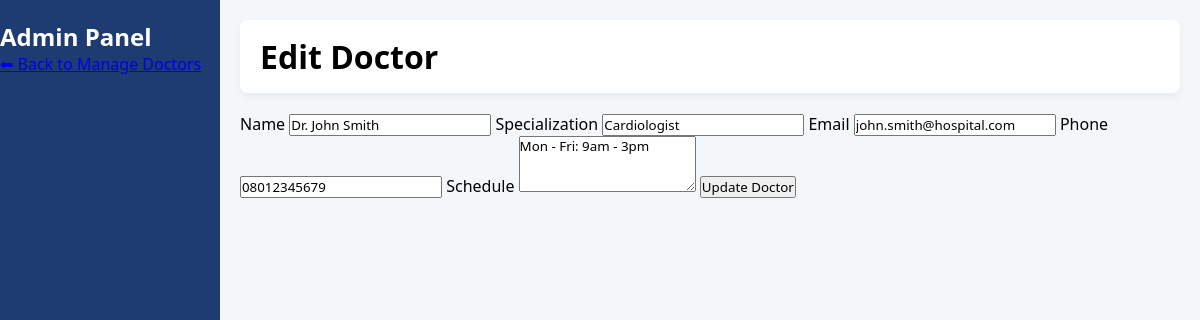
The app's page /dashboard/edit_doctor.php?id=1 (signed in) with its own data.
### tables this page shows
CREATE TABLE `doctors` (
  `id` int(11) NOT NULL,
  `name` varchar(100) NOT NULL,
  `specialization` varchar(100) NOT NULL,
  `email` varchar(100) NOT NULL,
  `phone` varchar(20) NOT NULL,
  `schedule` text DEFAULT NULL,
  `created_at` timestamp NOT NULL DEFAULT current_timestamp()
);

### dashboard/edit_doctor.php (the view, shortened to what this page needs)
<?php
include '../includes/db.php';
$id = intval($_GET['id']);
$doctor = $conn->query("SELECT * FROM doctors WHERE id=$id")->fetch_assoc();
?>
<!DOCTYPE html>
<html lang="en">
<head>
    <link rel="stylesheet" href="../assets/css/dashboard.css">
</head>
<body>
    <div class="dashboard-container">
        <aside class="sidebar">
            <h2>Admin Panel</h2>
            <ul>
                <li><a href="manage_doctors.php">⬅ Back to Manage Doctors</a></li>
            </ul>
        </aside>
        <main class="main-content">
            <header class="topbar">
                <h1>Edit Doctor</h1>
            </header>
            <section class="content">
                <form method="POST">
                    <label>Name</label>
                    <input type="text" name="name" value="<?php echo $doctor['name']; ?>" required>
                    <label>Specialization</label>
                    <input type="text" name="specialization" value="<?php echo $doctor['specialization']; ?>" required>
                    <label>Email</label>
                    <input type="email" name="email" value="<?php echo $doctor['email']; ?>" required>
                    <label>Phone</label>
                    <input type="text" name="phone" value="<?php echo $doctor['phone']; ?>" required>
                    <label>Schedule</label>
                    <textarea name="schedule" rows="3"><?php echo $doctor['schedule']; ?></textarea>
                    <button type="submit">Update Doctor</button>
                </form>
            </section>
        </main>
    </div>
</body>
</html>

### assets/css/dashboard.css (style rules this page uses)
* { margin: 0; padding: 0; box-sizing: border-box; font-family: "Segoe UI", Tahoma, Geneva, Verdana, sans-serif; }
body { display: flex; background: #f4f7fa; }
.sidebar { width: 220px; background: #1e3c72; color: #fff; min-height: 100vh; padding: 20px 0; position: fixed; }
.main-content { margin-left: 220px; padding: 20px; width: calc(100% - 220px); }
.topbar { background: #fff; padding: 15px 20px; border-radius: 8px; display: flex; justify-content: space-between; align-items: center; margin-bottom: 20px; box-shadow: 0 4px 8px rgba(0, 0, 0, 0.05); }

### records on screen
doctors: name "Dr. John Smith", specialization "Cardiologist", email "john.smith@hospital.com", phone "08012345679", schedule "Mon - Fri: 9am - 3pm"
